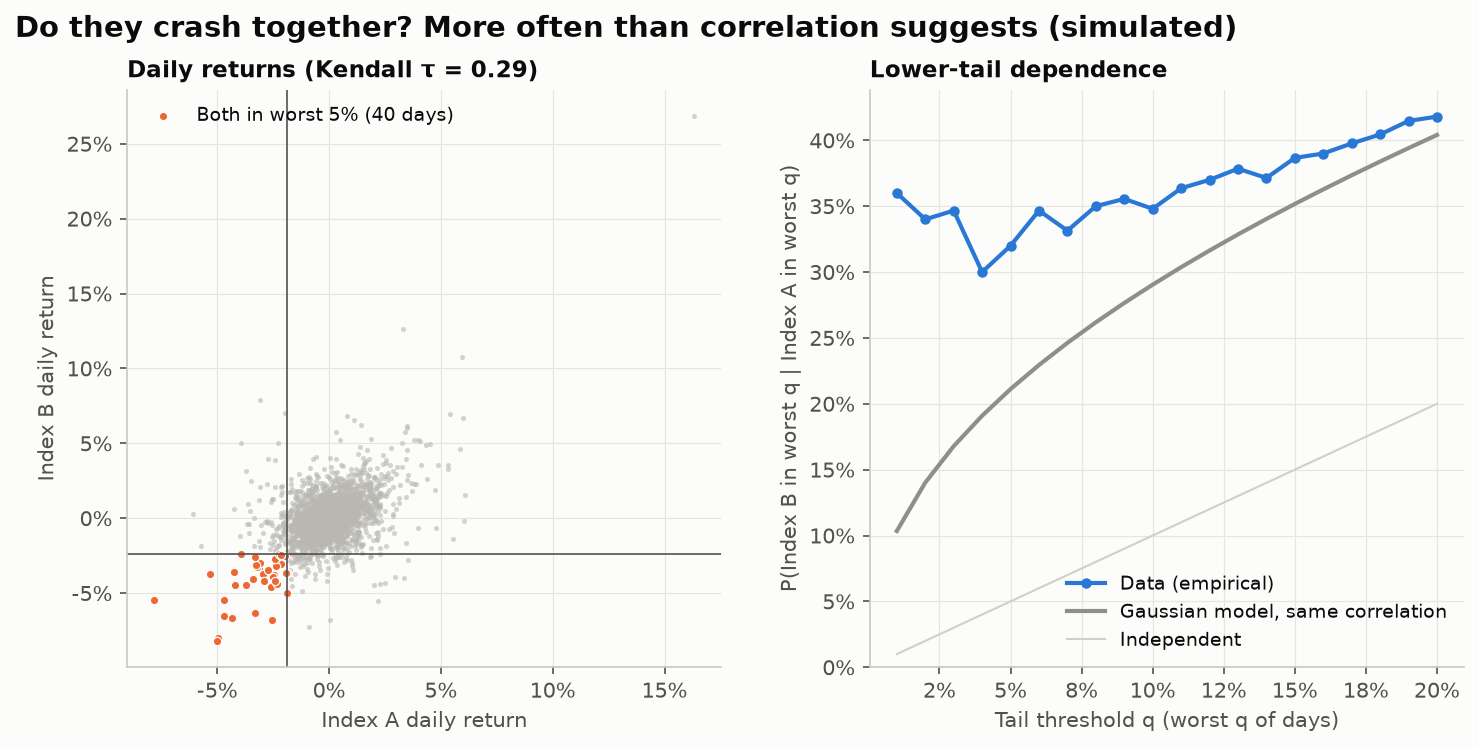

The Python source for this figure:
"""
Tail Dependence (Joint Crashes)  -  family: Finance & investment

DESIGN PURPOSE
Asks whether two assets crash together more often than their ordinary
correlation suggests. The scatter highlights the joint-crash quadrant, where
both returns are in their worst 5%. The second panel plots the empirical
lower-tail dependence, P(B in its worst q | A in its worst q), against the
level a Gaussian model with the same correlation would predict. A gap means
diversification fails exactly when it is needed.

WHEN TO USE
  - Stress-test a diversification claim ("they're only 0.4 correlated")
  - Compare copula or risk-model assumptions with the data
  - Explain why portfolio losses in crises exceed what normal-distribution
    models predict

AVOID WHEN
  - Samples are short (tail estimates need many observations; show uncertainty
    if n is small)
  - The audience is unfamiliar with quantiles (start with the scatter only)

ALTERNATIVES
  - Rolling correlation
  - Return scatter colored by market regime

EXAMPLE
2,500 simulated daily returns for two equity indices drawn from a Student-t
copula (3 degrees of freedom), which crashes together more often than a
Gaussian copula with the same correlation. Not investment advice.

NOTE: Educational examples with simulated or historical data. Not investment
advice; past performance does not predict future returns.

Run:  python tail_dependence.py
"""
import sys
from pathlib import Path

import numpy as np
import pandas as pd
import matplotlib.pyplot as plt

# Library style: categorical colors in fixed order, recessive axes, hairline grid.
PALETTE = ["#2a78d6", "#eb6834", "#1baf7a", "#eda100",
           "#e87ba4", "#008300", "#6250d6", "#e34948"]
SEQ_CMAP = "Blues"      # sequential: one hue, light -> dark
DIV_CMAP = "RdBu_r"     # diverging: two opposite hues, neutral midpoint
GRAY = "#b8b7b1"        # de-emphasised marks
plt.rcParams.update({
    "figure.figsize": (8, 4.8), "figure.dpi": 110, "figure.facecolor": "#fcfcfb",
    "axes.facecolor": "#fcfcfb", "axes.edgecolor": "#c9c8c3", "axes.linewidth": 0.8,
    "axes.spines.top": False, "axes.spines.right": False,
    "axes.grid": True, "grid.color": "#e6e5e1", "grid.linewidth": 0.6, "axes.axisbelow": True,
    "axes.prop_cycle": plt.cycler(color=PALETTE),
    "axes.titlesize": 13, "axes.titleweight": "bold", "axes.titlelocation": "left",
    "axes.labelcolor": "#52514e", "xtick.color": "#52514e", "ytick.color": "#52514e",
    "text.color": "#0b0b0b", "font.size": 10, "lines.linewidth": 2,
    "legend.frameon": False,
})

from scipy import stats

# --- Example data ------------------------------------------------------------
rng = np.random.default_rng(23)
n, rho, nu = 2500, 0.45, 3
z = rng.multivariate_normal([0, 0], [[1, rho], [rho, 1]], n)
w = rng.chisquare(nu, n) / nu
u = stats.t.cdf(z / np.sqrt(w)[:, None], nu)                 # t-copula uniforms
rets = pd.DataFrame({"Index A": stats.t.ppf(u[:, 0], 4) * 0.009,
                     "Index B": stats.t.ppf(u[:, 1], 4) * 0.011})
rets.describe().round(4)

# --- Plot --------------------------------------------------------------------
a, b = rets.columns
ua = rets[a].rank() / (len(rets) + 1)
ub = rets[b].rank() / (len(rets) + 1)
tau = stats.kendalltau(rets[a], rets[b]).statistic
rho_g = np.sin(np.pi * tau / 2)                              # Gaussian copula with the same Kendall tau
qs = np.linspace(0.01, 0.20, 20)
empirical = [((ua <= q) & (ub <= q)).sum() / (ua <= q).sum() for q in qs]
mvn = stats.multivariate_normal([0, 0], [[1, rho_g], [rho_g, 1]])
gaussian = [mvn.cdf([stats.norm.ppf(q)] * 2) / q for q in qs]

fig, (ax1, ax2) = plt.subplots(1, 2, figsize=(11.5, 5), gridspec_kw={"wspace": 0.25})
qa, qb = rets[a].quantile(0.05), rets[b].quantile(0.05)
crash = (rets[a] <= qa) & (rets[b] <= qb)
ax1.scatter(rets.loc[~crash, a], rets.loc[~crash, b], s=6, color="#b8b7b1", alpha=0.6, linewidth=0)
ax1.scatter(rets.loc[crash, a], rets.loc[crash, b], s=16, color=PALETTE[1], edgecolor="#fcfcfb",
            linewidth=0.6, label=f"Both in worst 5% ({crash.sum()} days)")
ax1.axvline(qa, color="#52514e", linewidth=0.8)
ax1.axhline(qb, color="#52514e", linewidth=0.8)
for ax_, fmt in ((ax1.xaxis, None), (ax1.yaxis, None)):
    ax_.set_major_formatter(plt.FuncFormatter(lambda v, _: f"{v:.0%}"))
ax1.set_xlabel(f"{a} daily return")
ax1.set_ylabel(f"{b} daily return")
ax1.set_title(f"Daily returns (Kendall τ = {tau:.2f})", fontsize=11)
ax1.legend(loc="upper left", fontsize=9)

ax2.plot(qs, empirical, color=PALETTE[0], marker="o", markersize=4, label="Data (empirical)")
ax2.plot(qs, gaussian, color="#8f8e88", label="Gaussian model, same correlation")
ax2.plot(qs, qs, color="#d0cfca", linewidth=1, label="Independent")
ax2.xaxis.set_major_formatter(plt.FuncFormatter(lambda v, _: f"{v:.0%}"))
ax2.yaxis.set_major_formatter(plt.FuncFormatter(lambda v, _: f"{v:.0%}"))
ax2.set_xlabel("Tail threshold q (worst q of days)")
ax2.set_ylabel(f"P({b} in worst q | {a} in worst q)")
ax2.set_title("Lower-tail dependence", fontsize=11)
ax2.set_ylim(0, None)
ax2.legend(loc="lower right", fontsize=9)
fig.suptitle("Do they crash together? More often than correlation suggests (simulated)", x=0.06,
             ha="left", fontsize=14, fontweight="bold")

# --- Save / show -------------------------------------------------------------
out = Path(__file__).with_name(Path(__file__).stem + ".png")
fig.savefig(out, dpi=150, bbox_inches="tight")
print(f"saved {out}")
if "--no-show" not in sys.argv:
    plt.show()
